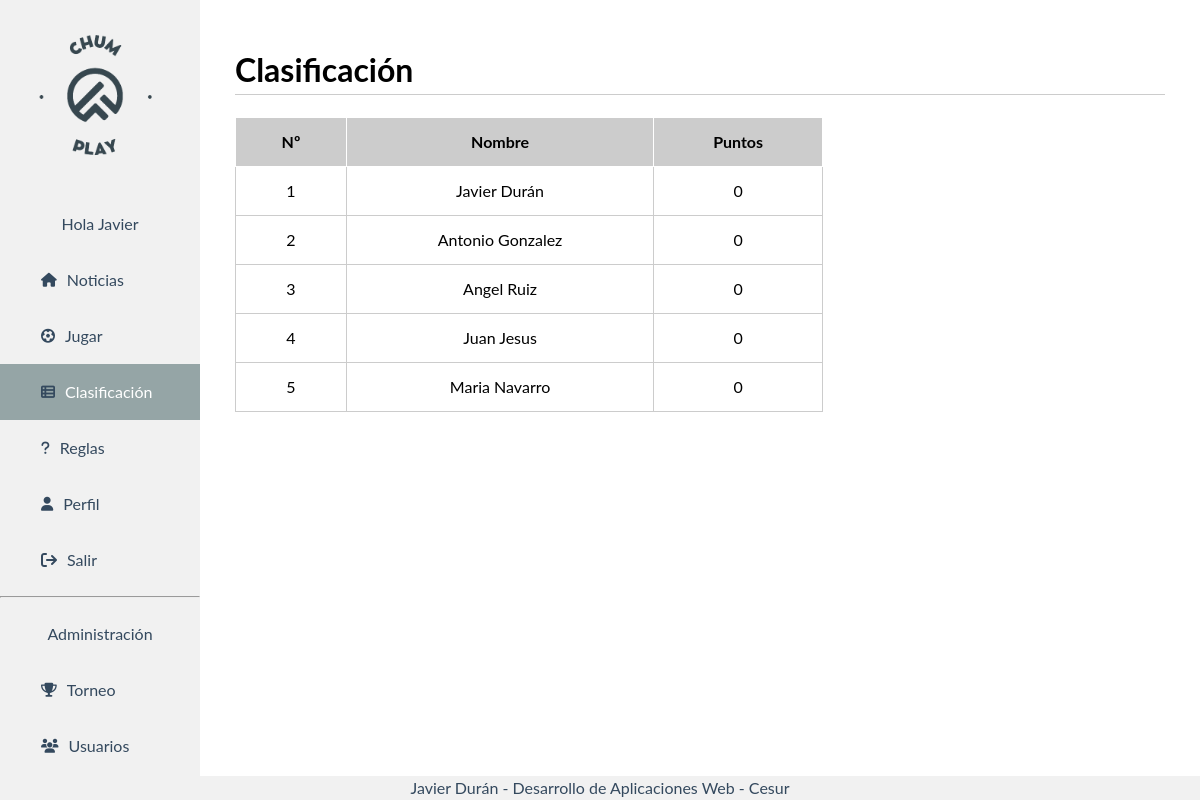
Screenshot of /rating.php (signed in) with the database file from the repository.
### tables this page shows
CREATE TABLE `tbl_users` (
  `id` int(11) NOT NULL,
  `nombre` varchar(255) NOT NULL,
  `apellidos` varchar(256) NOT NULL,
  `email` varchar(256) NOT NULL,
  `pass` varchar(256) NOT NULL,
  `rol` varchar(32) NOT NULL,
  `points` int(60) NOT NULL
);

### lib/Session_Users.php (called while the page is built, shortened)
<?php
class Session_Users
{
  private $usuario=null;
  private $rol = null;
  function __construct()
  {
    if(isset($_SESSION["usuario"]) || isset($_SESSION["rol"]) || isset($_SESSION["id"]) ) {
      $this->usuario=$_SESSION["usuario"];
      $this->rol = $_SESSION["rol"];
    }
  }
  public function getUsuario(){
    return $this->usuario;
  }
  public function getRol(){
    return $this->rol;
  }
}
?>

### lib/db.php (called while the page is built, shortened)
<?php
class db
{
  private $host = "localhost";
  private $user = "root";
  private $pass = "";
  private $db_name = "chumplay";
  private $conexion;
  private $error = false;
  function __construct()
  {
    $this->conexion = new mysqli($this->host, $this->user, $this->pass, $this->db_name);
  }
  public function realizarConsulta($consulta)
  {
    if ($this->error == false) {
      $resultado = $this->conexion->query($consulta);
      return $resultado;
    } else {
      $this->error_msj = "Imposible realizar la consulta: " . $consulta;
      return null;
    }
  }
}

### lib/Users.php (called while the page is built, shortened)
<?php
include_once "db.php";
class Users extends db
{
  function listUserRating(){
    $sql = "SELECT * FROM tbl_users ORDER BY POINTS DESC";
    return $this->realizarConsulta($sql);
  }
}

### rating.php (the view, shortened to what this page needs)
<?php
include "lib/Session_Users.php";
include "lib/Users.php";
$seguridad = new Session_Users();
$nameuser_session = $seguridad->getUsuario();
$roluser_session = $seguridad->getRol();
$users = new Users();
$resultado = $users->listUserRating();
?>
<!DOCTYPE html>
<html lang="en">
<head>
    <link rel="stylesheet" type="text/css" href="css/menu.css">
    <link rel="stylesheet" type="text/css" href="css/style.css">
    <link rel="stylesheet" href="https://cdnjs.cloudflare.com/ajax/libs/font-awesome/6.1.1/css/all.min.css" />
</head>
<body>
    <div class="sidebar">
        <img src="img/logo.png" alt="ChumPlay" title="ChumPlay">
        <label class="namelogin">Hola <?php echo $nameuser_session; ?></label>
        <a href="home.php"> <i class="fa fa-home fa-sm"></i>Noticias</a>
        <a href="play.php"><i class="fa fa-solid fa-futbol fa-sm"></i>Jugar</a>
        <a class="active" href="rating.php"><i class="fa fa-solid fa-table-list fa-sm"></i>Clasificación</a>
        <a href="rules.php"><i class="fa fa-solid fa-question fa-sm"></i>Reglas</a>
        <a href="profile.php"><i class="fa fa-solid fa-user fa-sm"></i>Perfil</a>
        <a href="logout.php"><i class="fa fa-solid fa-arrow-right-from-bracket"></i>Salir</a>
        <?php if ($roluser_session == 1) { ?>
            <hr>
            <label class="admin">Administración</label>
            <a href="admin/cup.php"><i class="fa fa-solid fa-trophy fa-sm"></i>Torneo</a>
            <a href="admin/players.php"><i class="fa fa-solid fa-users fa-sm"></i>Usuarios</a>
            <a href="admin/notices.php"><i class="fa fa-solid fa-file-lines"></i>Noticias</a>
        <?php }
        ?>
    </div>
    <div class="content">
        <h1>Clasificación</h1>
        <div class="tbl_users_div">
            <table class="tbl_users">
                <thead>
                    <tr>
                        <th>Nº</th>
                        <th>Nombre</th>
                        <th>Puntos</th>
                    </tr>
                <tbody>
                    <?php
                    $rank = 1;
                    while ($row = $resultado->fetch_assoc()) { ?>
                        <tr>
                            <td style="text-align: center;"><?php echo $rank ?> </td>
                            <td style="text-align: center;"><?php echo $row['nombre'] . " " . $row['apellidos']; ?></td>
                            <td style="text-align: center;"><?php echo $row['points']; ?></td>
                        <tr>
                        <?php
                            $rank++;
                        } ?>
                </tbody>
            </table>
        </div>
    </div>
    <div class="footer">
        Javier Durán - Desarrollo de Aplicaciones Web - Cesur
    </div>
</body>
</html>

### css/menu.css (style rules this page uses)
body { margin: 0; font-family: "Lato", sans-serif; }
.fa { padding-right: 10px; }
.admin { display: block; color: #34495e; padding: 16px; text-decoration: none; text-align: center; }
.namelogin { display: block; color: #34495e; padding: 16px; text-decoration: none; text-align: center; }
.sidebar { margin: 0; padding: 0; width: 200px; background-color: #f1f1f1; position: fixed; height: 100%; overflow: auto; font-size: 1.0em; }
.sidebar img { width: 95%; }
.sidebar a { display: block; color: #34495e; padding: 16px; text-decoration: none; }
.sidebar a.active { background-color: #95a5a6; color: white; }
div.content { margin-left: 200px; padding: 25px 35px; }
.footer { position: fixed; left: 0; bottom: 0; width: 100%; background-color: #f1f1f1; color: #34495e; text-align: center; }

### css/style.css (style rules this page uses)
html, body { line-height: 1.5; }
h1 { border-bottom: 1px solid #ccc; }
td { margin: 10px 10px 10px 10px; }
.tbl_users_div { position: fixed; width: 70%; height: 560px; }
.tbl_users { border: 1px solid #ccc; width: 70%; border-radius: 4px; border-collapse: collapse; border-spacing: 0; }
.tbl_users td { margin: 5px 5px 5px 5px; padding: 12px 20px; border: 1px solid #ccc; }
.tbl_users th { margin: 5px 5px 5px 5px; padding: 12px 20px; border: 1px solid white; background-color: #ccc; }
.fa { display: flex; justify-content: center; align-items: center; padding-left: 25px; color: #34495e; }

### rows the page displays
tbl_users: nombre "Javier", apellidos "Durán", points "0"
tbl_users: nombre "Antonio", apellidos "Gonzalez", points "0"
tbl_users: nombre "Angel", apellidos "Ruiz", points "0"
tbl_users: nombre "Juan", apellidos "Jesus", points "0"
tbl_users: nombre "Maria", apellidos "Navarro", points "0"

### other values shown
$nameuser_session "Javier"
